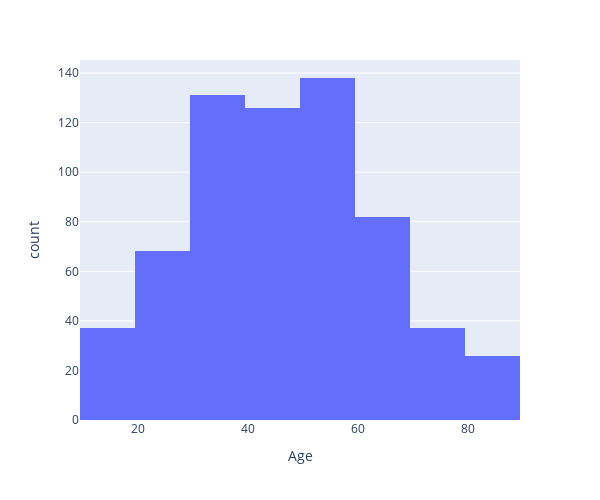

The cell this chart's notebook holds for it:
### Code cell
age_hist=df_customer.copy()
age_hist.rename(columns = {'age': 'Age'}, inplace=True)

fig = px.histogram(age_hist.Age,
                   x="Age",
                  width=600,
                  height=500,
                  nbins=10)
fig.show()

### Figure 1 — Plotly figure (JSON) as saved in the notebook; plotly's stock layout.template omitted (floating-point values rounded to 4 significant figures; data arrays with more than 128 entries replaced by an {"elided": "..."} marker saying what was removed)
{"data": [{"alignmentgroup": "True", "bingroup": "x", "hovertemplate": "Age=%{x}<br>count=%{y}<extra></extra>", "legendgroup": "", "marker": {"color": "#636efa", "pattern": {"shape": ""}}, "name": "", "nbinsx": 10, "offsetgroup": "", "orientation": "v", "showlegend": false, "type": "histogram", "x": {"elided": "645 int values"}, "xaxis": "x", "yaxis": "y"}], "layout": {"barmode": "relative", "height": 500, "legend": {"tracegroupgap": 0}, "margin": {"t": 60}, "width": 600, "xaxis": {"anchor": "y", "autorange": true, "domain": [0, 1], "range": [9.5, 89.5], "title": {"text": "Age"}, "type": "linear"}, "yaxis": {"anchor": "x", "autorange": true, "domain": [0, 1], "range": [0, 145.3], "title": {"text": "count"}}}}
